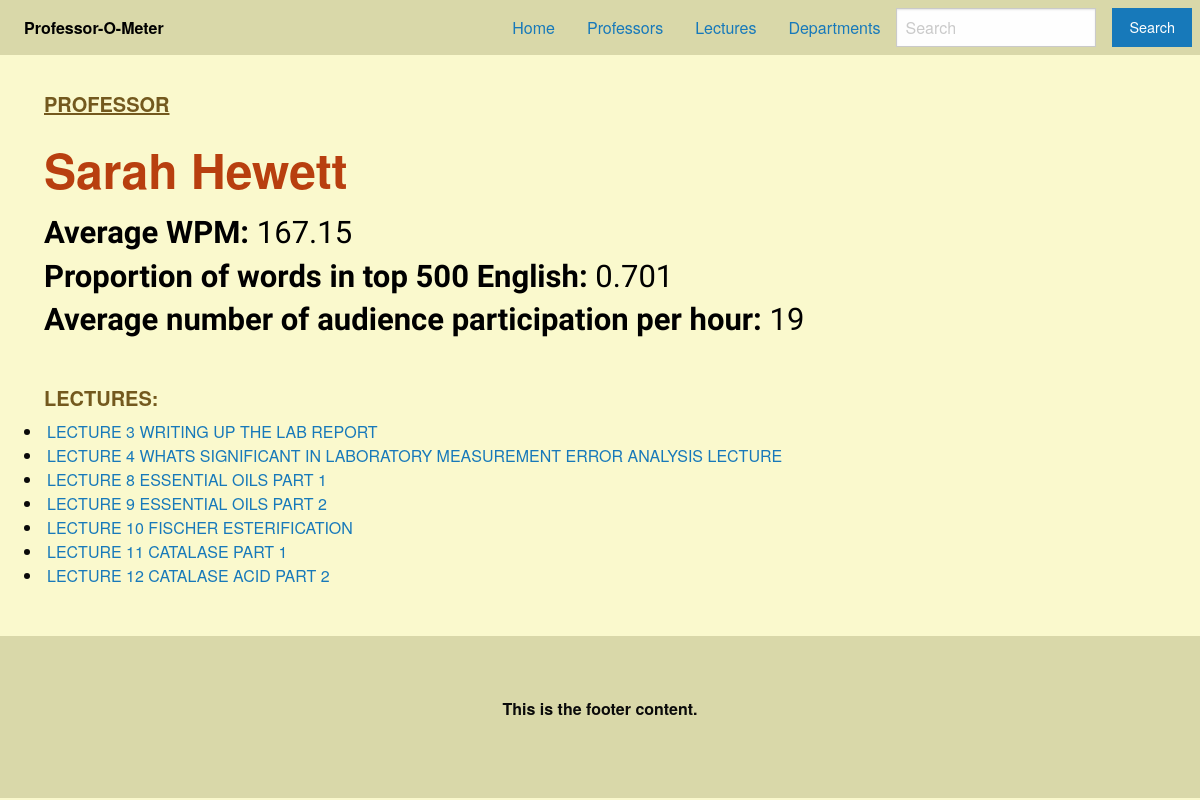
/prof/172, run on the app's committed database.
### tables this page shows
CREATE TABLE Professor(professor_id int primary key, professor text, speed int, vocabulary int, stu_interact int);

CREATE TABLE Lectures(Lecture_id int primary key, course_title text, lecture_title text, professor_id int, topic text, speed int, vocabulary int);

### app/__init__.py (the view)
@app.route("/prof/<prof_id>", methods=["GET"])
def prof_info(prof_id):
    prof_lectures = get_lectures_from_prof_id(prof_id)
    info = get_professor_info(prof_id)
    n=info[1] # Name
    s=info[2] # Speed
    v=info[3] # vocab
    i=info[4] # student interaction
    return render_template("prof_info.html", ID=prof_id, LECTURES=prof_lectures, SPEED=s, VOCAB=v, INTERACTION=i, NAME=n)

### app/db.py (called while the page is built)
def get_professor_info(ID):
    c = db.cursor()
    c.execute("select * from Professor where (professor_id = ?)", (ID,))
    data = c.fetchall()
    c.close()
    if data == None :
        return []
    return data[0]

def get_lectures_from_prof_id(ID):
    c = db.cursor()
    c.execute("select Lecture_id,lecture_title from Lectures where (professor_id = ?)", (ID,))
    data = c.fetchall()
    c.close()
    if data == None :
        return []
    Titles = [[Title[0], Title[1]] for Title in data]
    return Titles

### app/templates/prof_info.html (shortened to what this page needs)
<!DOCTYPE html>
<html lang="en">
<head>
    <link rel="stylesheet" href="https://cdn.jsdelivr.net/npm/foundation-sites@6.7.5/dist/css/foundation.min.css"
>
    <link rel="stylesheet" href="static/css/stylesheet.css">
</head>
<body>
    <nav id="navbar" class="top-bar" data-topbar role="navigation">
        <div id="navbar" class="top-bar-left">
            <ul id="navbar" class="dropdown menu" data-responsive-menu="drilldown medium-dropdown">
                <li id="menu-text" class="menu-text">Professor-O-Meter</li>
            </ul>
        </div>
        <div id="navbar" class="top-bar-right">
            <ul id="navbar" class="dropdown menu" data-responsive-menu="drilldown medium-dropdown">
                <li><a href="/">Home</a></li>
                <li><a href="/professor">Professors</a></li>
                <li><a href="/lecture">Lectures</a></li>
                <li><a href="/departments">Departments</a></li>
                <ul class="menu">
                    <li>
                        <form id="navbar" action="/result" class="search-form">
                            <input type="search" placeholder="Search" name="search">
                    </li>
                    <li><button id="search_button" type="submit" class="button">Search</button>
                    </li>
                </ul>
        </div>
    </nav>
    <div style="margin-left: 2vw">
        <h2><u>PROFESSOR</u></h2>
        <h1 id="prof_name">{{NAME}} <br></h1>
        <h3>
        <b>Average WPM:</b> {{SPEED}} <br>
        <b>Proportion of words in top 500 English:</b> {{VOCAB}} <br>
        <b>Average number of audience participation per hour:</b> {{INTERACTION}}<br>
        <h2>LECTURES:</h2>
        {% for lecture in LECTURES %}
        </h3>
        <li><a href={{ url_for( 'lecture_info' ,lecture_id=lecture[0])}}>
                {{lecture[1]}}
            </a></li>
        {% endfor %}
    </div>
    <br><br>
    <footer class="footer">
        <div class="grid-container">
            <div class="grid-x grid-padding-x">
                <div class="cell small-12">
                    <p>This is the footer content.</p>
                </div>
            </div>
        </div>
    </footer>
</body>
</html>

### app/static/css/stylesheet.css (style rules this page uses)
#navbar { background-color: #d9d8a9; align-items: center; }
#menu-text { color: black }
.footer { background-color: #d9d8a9; padding: 60px; text-align: center; font-weight: bold; }
h1 { font-weight: bold; padding-left: 20px; padding-top: 20px; }
h2 { padding-left: 20px; color: #73591e; font-weight: bold; }
h3 { padding-left: 20px; color: black; }
body { background-color: #faf9cd; }

### app/templates/prof_info.html (style rules this page uses)
#navbar { background-color: #d9d8a9; align-items: center; }
#menu-text { color: black }
.footer { background-color: #d9d8a9; padding: 60px; text-align: center; font-weight: bold; }
#prof_name { color: #b83f0f }
h1 { font-weight: bold; padding-left: 20px; padding-top: 10px; }
h2 { font-size: 20px; padding-top: 35px; padding-left: 20px; color: #73591e; font-weight: bold; }
h3 { font-family: Work Sans, sans-serif; padding-left: 20px; color: black; }
body { background-color: #faf9cd; }

### data on the page
Professor: professor "Sarah Hewett", speed "167.15", vocabulary "0.701"
Lectures: lecture_title "LECTURE 3 WRITING UP THE LAB REPORT"
Lectures: lecture_title "LECTURE 4 WHATS SIGNIFICANT IN LABORATORY MEASUREMENT ERROR ANALYSIS LECTURE"
Lectures: lecture_title "LECTURE 8 ESSENTIAL OILS PART 1"
Lectures: lecture_title "LECTURE 9 ESSENTIAL OILS PART 2"
Lectures: lecture_title "LECTURE 10 FISCHER ESTERIFICATION"
Lectures: lecture_title "LECTURE 11 CATALASE PART 1"
Lectures: lecture_title "LECTURE 12 CATALASE ACID PART 2"

### other printed values
{{ INTERACTION }} "19"
